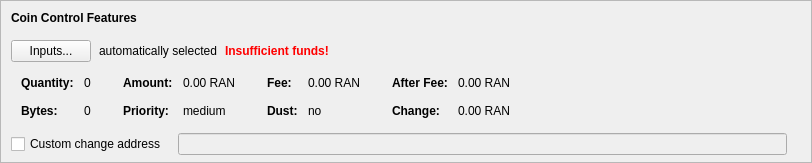
    <widget class="QFrame" name="frameCoinControl">
     <property name="sizePolicy">
      <sizepolicy hsizetype="Expanding" vsizetype="Expanding">
       <horstretch>0</horstretch>
       <verstretch>0</verstretch>
      </sizepolicy>
     </property>
     <property name="maximumSize">
      <size>
       <width>16777215</width>
       <height>16777215</height>
      </size>
     </property>
     <property name="frameShape">
      <enum>QFrame::StyledPanel</enum>
     </property>
     <property name="frameShadow">
      <enum>QFrame::Sunken</enum>
     </property>
     <layout class="QVBoxLayout" name="verticalLayoutCoinControl2">
      <property name="spacing">
       <number>0</number>
      </property>
      <property name="leftMargin">
       <number>0</number>
      </property>
      <property name="topMargin">
       <number>0</number>
      </property>
      <property name="rightMargin">
       <number>0</number>
      </property>
      <property name="bottomMargin">
       <number>6</number>
      </property>
      <item>
       <layout class="QVBoxLayout" name="verticalLayoutCoinControl" stretch="0,0,0,0,1">
        <property name="spacing">
         <number>0</number>
        </property>
        <property name="leftMargin">
         <number>10</number>
        </property>
        <property name="topMargin">
         <number>10</number>
        </property>
        <item>
         <layout class="QHBoxLayout" name="horizontalLayoutCoinControl1">
          <property name="bottomMargin">
           <number>15</number>
          </property>
          <item>
           <widget class="QLabel" name="labelCoinControlFeatures">
            <property name="sizePolicy">
             <sizepolicy hsizetype="Preferred" vsizetype="Maximum">
              <horstretch>0</horstretch>
              <verstretch>0</verstretch>
             </sizepolicy>
            </property>
            <property name="font">
             <font>
              <weight>75</weight>
              <bold>true</bold>
             </font>
            </property>
            <property name="styleSheet">
             <string notr="true">font-weight:bold;</string>
            </property>
            <property name="text">
             <string>Coin Control Features</string>
            </property>
           </widget>
          </item>
         </layout>
        </item>
        <item>
         <layout class="QHBoxLayout" name="horizontalLayoutCoinControl2" stretch="0,0,0,0">
          <property name="spacing">
           <number>8</number>
          </property>
          <property name="bottomMargin">
           <number>10</number>
          </property>
          <item>
           <widget class="QPushButton" name="pushButtonCoinControl">
            <property name="styleSheet">
             <string notr="true"/>
            </property>
            <property name="text">
             <string>Inputs...</string>
            </property>
            <property name="autoDefault">
             <bool>false</bool>
            </property>
           </widget>
          </item>
          <item>
           <widget class="QLabel" name="labelCoinControlAutomaticallySelected">
            <property name="text">
             <string>automatically selected</string>
            </property>
            <property name="margin">
             <number>5</number>
            </property>
           </widget>
          </item>
          <item>
           <widget class="QLabel" name="labelCoinControlInsuffFunds">
            <property name="font">
             <font>
              <weight>75</weight>
              <bold>true</bold>
             </font>
            </property>
            <property name="styleSheet">
             <string notr="true">color:red;font-weight:bold;</string>
            </property>
            <property name="text">
             <string>Insufficient funds!</string>
            </property>
            <property name="margin">
             <number>5</number>
            </property>
           </widget>
          </item>
          <item>
           <spacer name="horizontalSpacerCoinControl">
            <property name="orientation">
             <enum>Qt::Horizontal</enum>
            </property>
            <property name="sizeHint" stdset="0">
             <size>
              <width>40</width>
              <height>1</height>
             </size>
            </property>
           </spacer>
          </item>
         </layout>
        </item>
        <item>
         <widget class="QWidget" name="widgetCoinControl" native="true">
          <property name="sizePolicy">
           <sizepolicy hsizetype="Preferred" vsizetype="Preferred">
            <horstretch>0</horstretch>
            <verstretch>0</verstretch>
           </sizepolicy>
          </property>
          <property name="minimumSize">
           <size>
            <width>0</width>
            <height>0</height>
           </size>
          </property>
          <property name="styleSheet">
           <string notr="true"/>
          </property>
          <layout class="QHBoxLayout" name="horizontalLayoutCoinControl5">
           <property name="leftMargin">
            <number>0</number>
           </property>
           <property name="topMargin">
            <number>0</number>
           </property>
           <property name="rightMargin">
            <number>0</number>
           </property>
           <property name="bottomMargin">
            <number>0</number>
           </property>
           <item>
            <layout class="QHBoxLayout" name="horizontalLayoutCoinControl3" stretch="0,0,0,1">
             <property name="spacing">
              <number>20</number>
             </property>
             <property name="topMargin">
              <number>0</number>
             </property>
             <property name="bottomMargin">
              <number>10</number>
             </property>
             <item>
              <layout class="QFormLayout" name="formLayoutCoinControl1">
               <property name="horizontalSpacing">
                <number>10</number>
               </property>
               <property name="verticalSpacing">
                <number>14</number>
               </property>
               <property name="leftMargin">
                <number>10</number>
               </property>
               <property name="topMargin">
                <number>4</number>
               </property>
               <property name="rightMargin">
                <number>6</number>
               </property>
               <item row="0" column="0">
                <widget class="QLabel" name="labelCoinControlQuantityText">
                 <property name="font">
                  <font>
                   <weight>75</weight>
                   <bold>true</bold>
                  </font>
                 </property>
                 <property name="text">
                  <string>Quantity:</string>
                 </property>
                 <property name="margin">
                  <number>0</number>
                 </property>
                </widget>
               </item>
               <item row="0" column="1">
                <widget class="QLabel" name="labelCoinControlQuantity">
                 <property name="cursor">
                  <cursorShape>IBeamCursor</cursorShape>
                 </property>
                 <property name="contextMenuPolicy">
                  <enum>Qt::ActionsContextMenu</enum>
                 </property>
                 <property name="text">
                  <string notr="true">0</string>
                 </property>
                 <property name="margin">
                  <number>0</number>
                 </property>
                 <property name="textInteractionFlags">
                  <set>Qt::LinksAccessibleByMouse|Qt::TextSelectableByKeyboard|Qt::TextSelectableByMouse</set>
                 </property>
                </widget>
               </item>
               <item row="1" column="0">
                <widget class="QLabel" name="labelCoinControlBytesText">
                 <property name="font">
                  <font>
                   <weight>75</weight>
                   <bold>true</bold>
                  </font>
                 </property>
                 <property name="text">
                  <string>Bytes:</string>
                 </property>
                </widget>
               </item>
               <item row="1" column="1">
                <widget class="QLabel" name="labelCoinControlBytes">
                 <property name="cursor">
                  <cursorShape>IBeamCursor</cursorShape>
                 </property>
                 <property name="contextMenuPolicy">
                  <enum>Qt::ActionsContextMenu</enum>
                 </property>
                 <property name="text">
                  <string notr="true">0</string>
                 </property>
                 <property name="textInteractionFlags">
                  <set>Qt::LinksAccessibleByMouse|Qt::TextSelectableByKeyboard|Qt::TextSelectableByMouse</set>
                 </property>
                </widget>
               </item>
              </layout>
             </item>
             <item>
              <layout class="QFormLayout" name="formLayoutCoinControl2">
               <property name="horizontalSpacing">
                <number>10</number>
               </property>
               <property name="verticalSpacing">
                <number>14</number>
               </property>
               <property name="leftMargin">
                <number>6</number>
               </property>
               <property name="topMargin">
                <number>4</number>
               </property>
               <property name="rightMargin">
                <number>6</number>
               </property>
               <item row="0" column="0">
                <widget class="QLabel" name="labelCoinControlAmountText">
                 <property name="font">
                  <font>
                   <weight>75</weight>
                   <bold>true</bold>
                  </font>
                 </property>
                 <property name="text">
                  <string>Amount:</string>
                 </property>
                 <property name="margin">
                  <number>0</number>
                 </property>
                </widget>
               </item>
               <item row="0" column="1">
                <widget class="QLabel" name="labelCoinControlAmount">
                 <property name="cursor">
                  <cursorShape>IBeamCursor</cursorShape>
                 </property>
                 <property name="contextMenuPolicy">
                  <enum>Qt::ActionsContextMenu</enum>
                 </property>
                 <property name="text">
                  <string notr="true">0.00 RAN</string>
                 </property>
                 <property name="textInteractionFlags">
                  <set>Qt::LinksAccessibleByMouse|Qt::TextSelectableByKeyboard|Qt::TextSelectableByMouse</set>
                 </property>
                </widget>
               </item>
               <item row="1" column="0">
                <widget class="QLabel" name="labelCoinControlPriorityText">
                 <property name="font">
                  <font>
                   <weight>75</weight>
                   <bold>true</bold>
                  </font>
                 </property>
                 <property name="text">
                  <string>Priority:</string>
                 </property>
                </widget>
               </item>
               <item row="1" column="1">
                <widget class="QLabel" name="labelCoinControlPriority">
                 <property name="cursor">
                  <cursorShape>IBeamCursor</cursorShape>
                 </property>
                 <property name="contextMenuPolicy">
                  <enum>Qt::ActionsContextMenu</enum>
                 </property>
                 <property name="text">
                  <string>medium</string>
                 </property>
                 <property name="textInteractionFlags">
                  <set>Qt::LinksAccessibleByMouse|Qt::TextSelectableByKeyboard|Qt::TextSelectableByMouse</set>
                 </property>
                </widget>
               </item>
              </layout>
             </item>
             <item>
              <layout class="QFormLayout" name="formLayoutCoinControl3">
               <property name="horizontalSpacing">
                <number>10</number>
               </property>
               <property name="verticalSpacing">
                <number>14</number>
               </property>
               <property name="leftMargin">
                <number>6</number>
               </property>
               <property name="topMargin">
                <number>4</number>
               </property>
               <property name="rightMargin">
                <number>6</number>
               </property>
               <item row="0" column="0">
                <widget class="QLabel" name="labelCoinControlFeeText">
                 <property name="font">
                  <font>
                   <weight>75</weight>
                   <bold>true</bold>
                  </font>
                 </property>
                 <property name="text">
                  <string>Fee:</string>
                 </property>
                 <property name="margin">
                  <number>0</number>
                 </property>
                </widget>
               </item>
               <item row="0" column="1">
                <widget class="QLabel" name="labelCoinControlFee">
                 <property name="cursor">
                  <cursorShape>IBeamCursor</cursorShape>
                 </property>
                 <property name="contextMenuPolicy">
                  <enum>Qt::ActionsContextMenu</enum>
                 </property>
                 <property name="text">
                  <string notr="true">0.00 RAN</string>
                 </property>
                 <property name="textInteractionFlags">
                  <set>Qt::LinksAccessibleByMouse|Qt::TextSelectableByKeyboard|Qt::TextSelectableByMouse</set>
                 </property>
                </widget>
               </item>
               <item row="1" column="0">
                <widget class="QLabel" name="labelCoinControlLowOutputText">
                 <property name="font">
                  <font>
                   <weight>75</weight>
                   <bold>true</bold>
                  </font>
                 </property>
                 <property name="text">
                  <string>Dust:</string>
                 </property>
                </widget>
               </item>
               <item row="1" column="1">
                <widget class="QLabel" name="labelCoinControlLowOutput">
                 <property name="cursor">
                  <cursorShape>IBeamCursor</cursorShape>
                 </property>
                 <property name="contextMenuPolicy">
                  <enum>Qt::ActionsContextMenu</enum>
                 </property>
                 <property name="text">
                  <string>no</string>
                 </property>
                 <property name="textInteractionFlags">
                  <set>Qt::LinksAccessibleByMouse|Qt::TextSelectableByKeyboard|Qt::TextSelectableByMouse</set>
                 </property>
                </widget>
               </item>
              </layout>
             </item>
             <item>
              <layout class="QFormLayout" name="formLayoutCoinControl4">
               <property name="horizontalSpacing">
                <number>10</number>
               </property>
               <property name="verticalSpacing">
                <number>14</number>
               </property>
               <property name="leftMargin">
                <number>6</number>
               </property>
               <property name="topMargin">
                <number>4</number>
               </property>
               <property name="rightMargin">
                <number>6</number>
               </property>
               <item row="0" column="0">
                <widget class="QLabel" name="labelCoinControlAfterFeeText">
                 <property name="font">
                  <font>
                   <weight>75</weight>
                   <bold>true</bold>
                  </font>
                 </property>
                 <property name="text">
                  <string>After Fee:</string>
                 </property>
                 <property name="margin">
                  <number>0</number>
                 </property>
                </widget>
               </item>
               <item row="0" column="1">
                <widget class="QLabel" name="labelCoinControlAfterFee">
                 <property name="cursor">
                  <cursorShape>IBeamCursor</cursorShape>
                 </property>
                 <property name="contextMenuPolicy">
                  <enum>Qt::ActionsContextMenu</enum>
                 </property>
                 <property name="text">
                  <string notr="true">0.00 RAN</string>
                 </property>
                 <property name="textInteractionFlags">
                  <set>Qt::LinksAccessibleByMouse|Qt::TextSelectableByKeyboard|Qt::TextSelectableByMouse</set>
                 </property>
                </widget>
               </item>
               <item row="1" column="0">
                <widget class="QLabel" name="labelCoinControlChangeText">
                 <property name="font">
                  <font>
                   <weight>75</weight>
                   <bold>true</bold>
                  </font>
                 </property>
                 <property name="text">
                  <string>Change:</string>
                 </property>
                </widget>
               </item>
               <item row="1" column="1">
                <widget class="QLabel" name="labelCoinControlChange">
                 <property name="cursor">
                  <cursorShape>IBeamCursor</cursorShape>
                 </property>
                 <property name="contextMenuPolicy">
                  <enum>Qt::ActionsContextMenu</enum>
                 </property>
                 <property name="text">
                  <string notr="true">0.00 RAN</string>
                 </property>
                 <property name="textInteractionFlags">
                  <set>Qt::LinksAccessibleByMouse|Qt::TextSelectableByKeyboard|Qt::TextSelectableByMouse</set>
                 </property>
                </widget>
               </item>
              </layout>
             </item>
            </layout>
           </item>
          </layout>
         </widget>
        </item>
        <item>
         <layout class="QHBoxLayout" name="horizontalLayoutCoinControl4" stretch="0,0,0">
          <property name="spacing">
           <number>12</number>
          </property>
          <property name="sizeConstraint">
           <enum>QLayout::SetDefaultConstraint</enum>
          </property>
          <property name="topMargin">
           <number>5</number>
          </property>
          <property name="rightMargin">
           <number>5</number>
          </property>
          <item>
           <widget class="QCheckBox" name="checkBoxCoinControlChange">
            <property name="toolTip">
             <string>If this is activated, but the change address is empty or invalid, change will be sent to a newly generated address.</string>
            </property>
            <property name="text">
             <string>Custom change address</string>
            </property>
           </widget>
          </item>
          <item>
           <widget class="QValidatedLineEdit" name="lineEditCoinControlChange">
            <property name="enabled">
             <bool>false</bool>
            </property>
            <property name="sizePolicy">
             <sizepolicy hsizetype="Expanding" vsizetype="Fixed">
              <horstretch>0</horstretch>
              <verstretch>0</verstretch>
             </sizepolicy>
            </property>
           </widget>
          </item>
          <item>
           <widget class="QLabel" name="labelCoinControlChangeLabel">
            <property name="sizePolicy">
             <sizepolicy hsizetype="Preferred" vsizetype="Expanding">
              <horstretch>0</horstretch>
              <verstretch>0</verstretch>
             </sizepolicy>
            </property>
            <property name="minimumSize">
             <size>
              <width>0</width>
              <height>0</height>
             </size>
            </property>
            <property name="text">
             <string/>
            </property>
            <property name="margin">
             <number>3</number>
            </property>
           </widget>
          </item>
         </layout>
        </item>
        <item>
         <spacer name="verticalSpacerCoinControl">
          <property name="orientation">
           <enum>Qt::Vertical</enum>
          </property>
          <property name="sizeHint" stdset="0">
           <size>
            <width>800</width>
            <height>1</height>
           </size>
          </property>
         </spacer>
        </item>
       </layout>
      </item>
     </layout>
    </widget>
